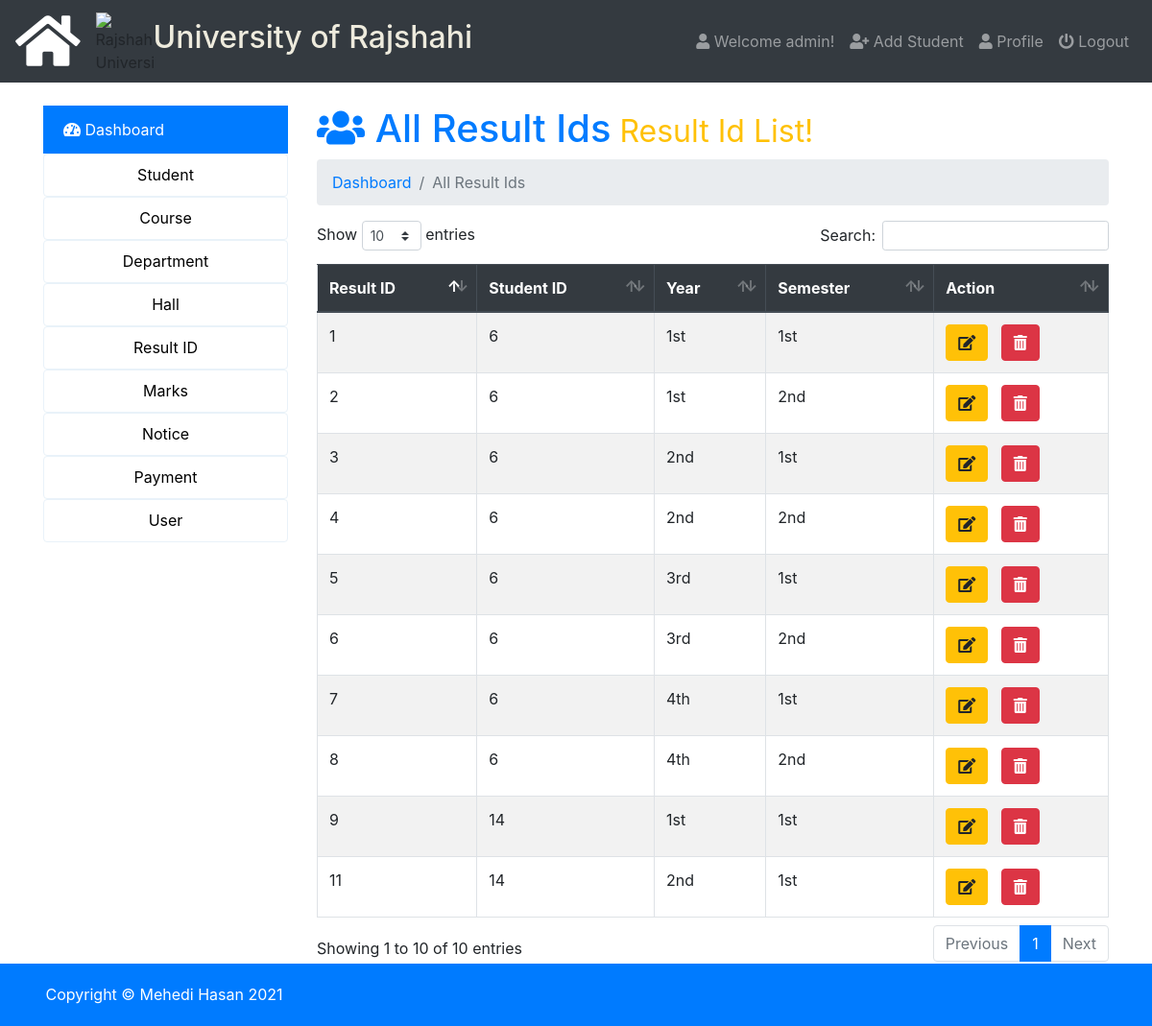
The app's page /admin/index.php?page=all-result (signed in) with its own data.
### tables this page shows
CREATE TABLE `users` (
  `id` int(5) NOT NULL,
  `name` varchar(50) NOT NULL,
  `email` varchar(50) NOT NULL,
  `username` varchar(50) NOT NULL,
  `password` varchar(100) NOT NULL,
  `photo` varchar(50) NOT NULL,
  `status` varchar(12) NOT NULL,
  `datetime` timestamp NOT NULL DEFAULT CURRENT_TIMESTAMP
);

CREATE TABLE `result` (
  `result_id` int(20) NOT NULL,
  `about_me_id` int(20) NOT NULL,
  `year` enum('1st','2nd','3rd','4th') NOT NULL,
  `semester` enum('1st','2nd') NOT NULL
);

### admin/all-result.php (the view, shortened to what this page needs)
<h1 class="text-primary"><i class="fas fa-users"></i>  All Result Ids<small class="text-warning"> Result Id List!</small></h1>
<nav aria-label="breadcrumb">
  <ol class="breadcrumb">
     <li class="breadcrumb-item" aria-current="page"><a href="index.php">Dashboard </a></li>
     <li class="breadcrumb-item active" aria-current="page">All Result Ids</li>
  </ol>
</nav>
<table class="table  table-striped table-hover table-bordered" id="data">
  <thead class="thead-dark">
    <tr>
      <th scope="col">Result ID</th>
      <th scope="col">Student ID</th>
      <th scope="col">Year</th>
      <th scope="col">Semester</th>
      <th scope="col">Action</th>
    </tr>
  </thead>
  <tbody>
    <?php
      $query=mysqli_query($db_con,'SELECT * FROM `result` ORDER BY `result`.`result_id` ASC;');
      $i=1;
      while ($result = mysqli_fetch_array($query)) { ?>
      <tr>
        <?php
        echo '<td>'.$result['result_id'].'</td>
          <td>'.($result['about_me_id']).'</td>
          <td>'.$result['year'].'</td>
          <td>'.$result['semester'].'</td>
          <td>
            <a class="btn btn-xs btn-warning" href="index.php?page=edit-result&id='.base64_encode($result['result_id']).'">
              <i class="fa fa-edit"></i></a>
             &nbsp; <a class="btn btn-xs btn-danger" onclick="javascript:confirmationDelete($(this));return false;" href="index.php?page=delete-result&id='.base64_encode($result['result_id']).'">
             <i class="fas fa-trash-alt"></i></a></td>';?>
      </tr>
     <?php $i++;} ?>
  </tbody>
</table>

### admin/index.php (shortened to what this page needs)
<?php require_once 'db_con.php';
?>
<!doctype html>
<html lang="en">
  <head>
    <link rel="stylesheet" href="../css/bootstrap.min.css">
    <link rel="stylesheet" href="../css/dataTables.bootstrap4.min.css">
    <link rel="stylesheet" href="../css/fontawesome.min.css">
    <link rel="stylesheet" href="../css/solid.min.css">
    <link rel="stylesheet" href="https://cdnjs.cloudflare.com/ajax/libs/animate.css/4.0.0/animate.min.css"/>
    <link rel="stylesheet" type="text/css" href="../css/style.css">
  </head>
  <body>
<nav class="navbar navbar-expand-lg navbar-dark bg-dark">
  <a class="navbar-brand" href="index.php"><i class="fas fa-home fa-3x"></i></a>
  <img src="../img/ru-logo.png" style="width: 60px;height: 60px;" alt="Rajshahi University">
  <h2 style="color: #eeebdd;">University of Rajshahi</h3>
  <div class="navbar-collapse collapse justify-content-end" id="navbarSupportedContent">
    <?php $showuser = $_SESSION['user_login']; $haha = mysqli_query($db_con,"SELECT * FROM `users` WHERE `username`='$showuser';"); $showrow=mysqli_fetch_array($haha); ?>
    <ul class="nav navbar-nav ">
      <li class="nav-item"><a class="nav-link" href="index.php?page=user-profile"><i class="fa fa-user"></i> Welcome <?php echo $showrow['name']; ?>!</a></li>
      <li class="nav-item"><a class="nav-link" href="index.php?page=add-student"><i class="fa fa-user-plus"></i> Add Student</a></li>
      <li class="nav-item"><a class="nav-link" href="index.php?page=user-profile"><i class="fa fa-user"></i> Profile</a></li>
      <li class="nav-item"><a class="nav-link" href="logout.php"><i class="fa fa-power-off"></i> Logout</a></li>
    </ul>
  </div>
</nav>
<br>
<div class="container">
    <div class="row">
        <div class="col-md-3">
            <div class="list-group">
                <div id="menu-content" class="menu-content collapse out">
                    <a href="index.php?page=dashboard" class="list-group-item list-group-item-action active"><i class="fas fa-tachometer-alt"></i> Dashboard</a>
                    <button  data-toggle="collapse" data-target="#student" class="dropbtn collapsed">Student</button>
                    <button  data-toggle="collapse" data-target="#course" class="dropbtn collapsed">Course</button>
                    <button  data-toggle="collapse" data-target="#department" class="dropbtn collapsed">Department</button>
                    <button  data-toggle="collapse" data-target="#hall" class="dropbtn collapsed">Hall</button>
                    <button  data-toggle="collapse" data-target="#result" class="dropbtn collapsed">Result ID</button>
                    <button  data-toggle="collapse" data-target="#mark" class="dropbtn collapsed">Marks</button>
                    <button  data-toggle="collapse" data-target="#notice" class="dropbtn collapsed">Notice</button>
                    <button  data-toggle="collapse" data-target="#payment" class="dropbtn collapsed">Payment</button>
                    <button  data-toggle="collapse" data-target="#user" class="dropbtn collapsed">User</button>
                </div>
            </div>
        </div>
        <div class="col-md-9">
             <div class="content">
                 <?php
                   if (isset($_GET['page'])) {
                    $page = $_GET['page'].'.php';
                    }else{
                      $page = 'dashboard.php';
                    }
                    if (file_exists($page)) {
                      require_once $page;
                    }else{
                      require_once '404.php';
                    }
                  ?>
             </div>
          </div>
        </div>
    </div>
    <footer>
      <div class="container">
      <p>Copyright &copy; Mehedi Hasan <?php echo date('Y') ?></p>
      </div>
    </footer>
  </body>
</html>

### css/style.css (style rules this page uses)
footer { background: #007BFF; color: #fff; padding: 20px 0px 5px 5px; }

### admin/index.php (style rules this page uses)
.dropbtn { width:100%; height: 45px; border-style: ridge; line-height: 35px; padding: 0 12px; display: inline-block; border-radius: 4px; cursor: pointer; transition: all .1s; box-sizing: border-box; text-align: center; background-color: #fff; border: 1px solid #e9f2f9; font-size: 16px; position: relative; }
.list-group .menu-content { display: block; }

### records on screen
users: name "admin"
result: result_id "1", about_me "6", year "1st", semester "1st"
result: result_id "2", about_me "6", year "1st", semester "2nd"
result: result_id "3", about_me "6", year "2nd", semester "1st"
result: result_id "4", about_me "6", year "2nd", semester "2nd"
result: result_id "5", about_me "6", year "3rd", semester "1st"
result: result_id "6", about_me "6", year "3rd", semester "2nd"
result: result_id "7", about_me "6", year "4th", semester "1st"
result: result_id "8", about_me "6", year "4th", semester "2nd"
result: result_id "9", about_me "14", year "1st", semester "1st"
result: result_id "11", about_me "14", year "2nd", semester "1st"
